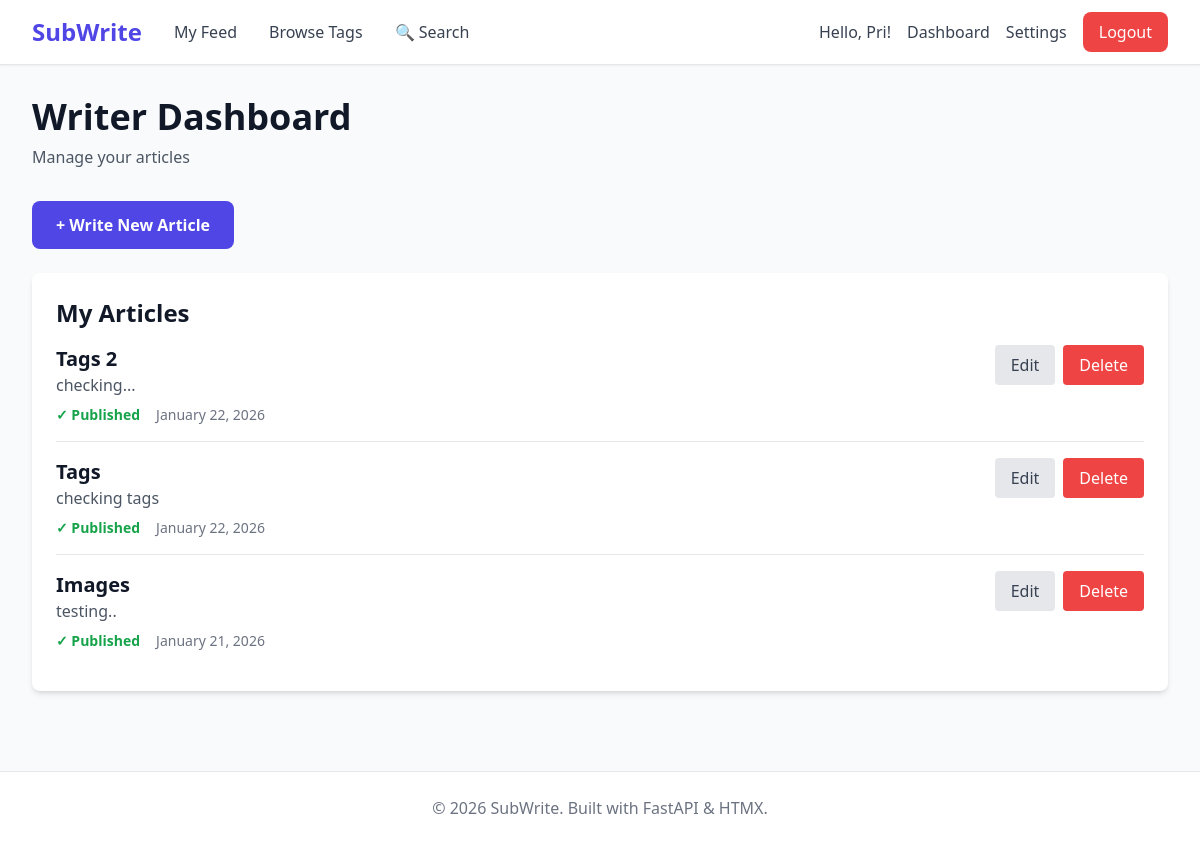
/dashboard (signed in), run on the app's committed database.
### app/models/user.py (models this page shows)
class User(Base):
    __tablename__ = "users"
    id = Column(Integer, primary_key=True, index=True)
    email = Column(String, unique=True, index=True, nullable=False)
    username = Column(String, unique=True, index=True, nullable=False)
    hashed_password = Column(String, nullable=False)
    full_name = Column(String)
    bio = Column(Text, nullable=True)
    profile_image = Column(String, nullable=True)
    twitter_url = Column(String, nullable=True)
    github_url = Column(String, nullable=True)
    website_url = Column(String, nullable=True)
    is_active = Column(Boolean, default=True)
    is_writer = Column(Boolean, default=False)
    is_verified = Column(Boolean, default=False)  # NEW: Email verification status
    verification_token = Column(String, nullable=True)  # NEW: Email verification token
    reset_token = Column(String, nullable=True)  # NEW: Password reset token
    reset_token_expires = Column(DateTime, nullable=True)  # NEW: Reset token expiry
    created_at = Column(DateTime, default=datetime.utcnow)
    articles = relationship("Article", back_populates="author")

### app/models/article.py (models this page shows, shortened)
class Article(Base):
    __tablename__ = "articles"
    id = Column(Integer, primary_key=True, index=True)
    title = Column(String, nullable=False)
    subtitle = Column(String)
    content = Column(Text, nullable=False)
    tags = Column(String, nullable=True)  # NEW: Store tags as comma-separated string
    author_id = Column(Integer, ForeignKey("users.id"))
    is_published = Column(Boolean, default=False)
    created_at = Column(DateTime, default=datetime.utcnow)
    updated_at = Column(DateTime, default=datetime.utcnow, onupdate=datetime.utcnow)
    author = relationship("User", back_populates="articles")

### app/routes/pages.py (the view)
@router.get("/dashboard", response_class=HTMLResponse)
async def dashboard(request: Request, db: Session = Depends(get_db),
                    current_user: User = Depends(get_current_user_optional)):
    if not current_user or not current_user.is_writer:
        return RedirectResponse(url="/login", status_code=302)
    articles = db.query(Article).filter(Article.author_id == current_user.id).order_by(Article.created_at.desc()).all()
    return templates.TemplateResponse("dashboard.html", {
        "request": request,
        "articles": articles,
        "current_user": current_user
    })

### app/templates/dashboard.html (shortened to what this page needs)
{% extends "base.html" %}
{% block content %}
<div class="mb-8">
    <h1 class="text-4xl font-bold text-gray-900 mb-2">Writer Dashboard</h1>
    <p class="text-gray-600">Manage your articles</p>
</div>
<div class="mb-6">
    <a href="/write" class="bg-indigo-600 text-white px-6 py-3 rounded-lg hover:bg-indigo-700 font-semibold inline-block">
        + Write New Article
    </a>
</div>
<div class="bg-white rounded-lg shadow-md">
    <div class="p-6">
        <h2 class="text-2xl font-bold text-gray-900 mb-4">My Articles</h2>
        <div class="space-y-4">
            {% for article in articles %}
            <div class="border-b pb-4 last:border-b-0">
                <div class="flex justify-between items-start">
                    <div class="flex-1">
                        <h3 class="text-xl font-semibold text-gray-900">{{ article.title }}</h3>
                        {% if article.subtitle %}
                        <p class="text-gray-600">{{ article.subtitle }}</p>
                        {% endif %}
                        <div class="flex items-center mt-2 text-sm text-gray-500">
                            <span class="mr-4">
                                {% if article.is_published %}
                                    <span class="text-green-600 font-semibold">✓ Published</span>
                                {% else %}
                                    <span class="text-yellow-600 font-semibold">Draft</span>
                                {% endif %}
                            </span>
                            <span>{{ article.created_at.strftime('%B %d, %Y') }}</span>
                        </div>
                    </div>
                    <div class="flex space-x-2 ml-4">
                        <a href="/edit/{{ article.id }}"
                           class="bg-gray-200 text-gray-700 px-4 py-2 rounded hover:bg-gray-300">
                            Edit
                        </a>
                        <form action="/delete-article/{{ article.id }}"
                        method="POST"
                              onsubmit="return confirm('Are you sure you want to delete this article?');"
                              style="display: inline;">
                            <button type="submit"
                                    class="bg-red-500 text-white px-4 py-2 rounded hover:bg-red-600">
                             Delete
                            </button>
                        </form>
                    </div>
                </div>
            </div>
            {% endfor %}
        </div>
    </div>
</div>
{% endblock %}

### app/templates/base.html (shortened to what this page needs)
<!DOCTYPE html>
<html lang="en">
<head>
    <script src="https://cdn.tailwindcss.com"></script>
    <link rel="stylesheet" href="{{ url_for('static', path='/css/style.css') }}">
</head>
<body class="bg-gray-50">
<nav class="bg-white shadow-sm border-b">
    <div class="max-w-7xl mx-auto px-4 sm:px-6 lg:px-8">
        <div class="flex justify-between h-16">
            <div class="flex items-center space-x-8">
                    <a href="/" class="text-2xl font-bold text-indigo-600">SubWrite</a>
                    {% if current_user %}
                        <a href="/feed" class="text-gray-700 hover:text-indigo-600">My Feed</a>
                    {% endif %}
                    <a href="/tags" class="text-gray-700 hover:text-indigo-600">Browse Tags</a>
                    <a href="/search" class="text-gray-700 hover:text-indigo-600">🔍 Search</a>
            </div>
            <div class="flex items-center space-x-4">
                {% if current_user %}
                    <a href="/profile/{{ current_user.username }}" class="text-gray-700 hover:text-indigo-600">
                        Hello, {{ current_user.username }}!
                    </a>
                    {% if current_user.is_writer %}
                        <a href="/dashboard" class="text-gray-700 hover:text-indigo-600">Dashboard</a>
                    {% endif %}
                    <a href="/settings" class="text-gray-700 hover:text-indigo-600">Settings</a>
                    <a href="/logout" class="bg-red-500 text-white px-4 py-2 rounded-lg hover:bg-red-600">Logout</a>
                {% else %}
                    <a href="/login" class="text-gray-700 hover:text-indigo-600">Login</a>
                    <a href="/register" class="bg-indigo-600 text-white px-4 py-2 rounded-lg hover:bg-indigo-700">Sign Up</a>
                {% endif %}
            </div>
        </div>
    </div>
</nav>
    <main class="max-w-7xl mx-auto px-4 sm:px-6 lg:px-8 py-8">
        {% block content %}{% endblock %}
    </main>
    <footer class="bg-white border-t mt-12">
        <div class="max-w-7xl mx-auto px-4 sm:px-6 lg:px-8 py-6">
            <p class="text-center text-gray-500">© 2026 SubWrite. Built with FastAPI & HTMX.</p>
        </div>
    </footer>
</body>
</html>

### data on the page
User: username "Pri"
Article: title "Tags 2", subtitle "checking...", is_published "✓ Published", created_at "January 22, 2026"
Article: title "Tags", subtitle "checking tags", is_published "✓ Published", created_at "January 22, 2026"
Article: title "Images", subtitle "testing..", is_published "✓ Published", created_at "January 21, 2026"
